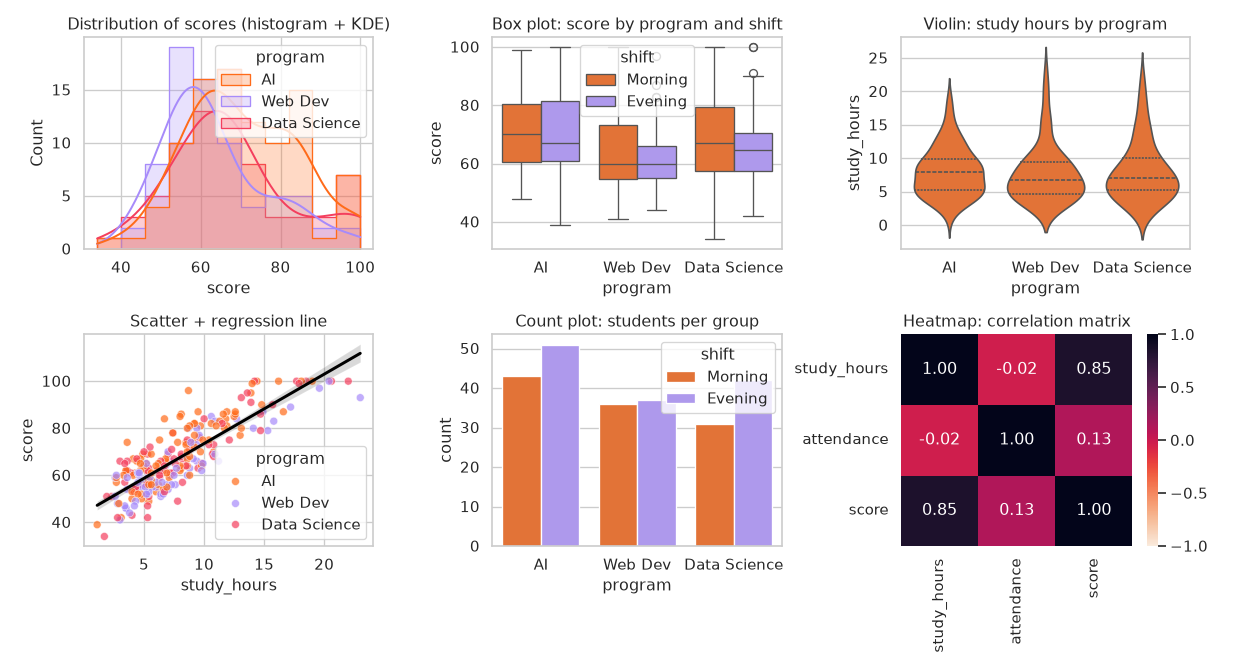

Reproduce this figure in Python.
"""
Session 12 · Example 2: statistical charts with seaborn and pandas plotting
---------------------------------------------------------------------------
seaborn works directly with DataFrames: give it the table and column names.
The dataset is generated with a fixed seed (no internet download needed).
Run:  python session-12_seaborn_pandas.py
"""
import matplotlib
matplotlib.use("Agg")
import matplotlib.pyplot as plt
import numpy as np
import pandas as pd
import seaborn as sns

rng = np.random.default_rng(12)
n = 240
df = pd.DataFrame({
    "program": rng.choice(["AI", "Data Science", "Web Dev"], n, p=[0.4, 0.35, 0.25]),
    "shift": rng.choice(["Morning", "Evening"], n),
    "study_hours": rng.gamma(4, 2, n).round(1),
})
df["attendance"] = np.clip(rng.normal(82, 9, n), 40, 100).round(0)
df["score"] = np.clip(18 + 3.0 * df["study_hours"] + 0.3 * df["attendance"]
                      + df["program"].map({"AI": 3, "Data Science": 1, "Web Dev": -2}) + rng.normal(0, 7, n), 0, 100).round(0)
print(df.head(), "\n")
print(df.groupby("program")[["study_hours", "score"]].mean().round(1), "\n")

sns.set_theme(style="whitegrid", palette=["#FF6B1A", "#A78BFA", "#F43F5E"])
fig, axes = plt.subplots(2, 3, figsize=(13, 7))
sns.histplot(data=df, x="score", hue="program", kde=True, element="step", ax=axes[0, 0])
axes[0, 0].set_title("Distribution of scores (histogram + KDE)")
sns.boxplot(data=df, x="program", y="score", hue="shift", ax=axes[0, 1])
axes[0, 1].set_title("Box plot: score by program and shift")
sns.violinplot(data=df, x="program", y="study_hours", ax=axes[0, 2], inner="quartile")
axes[0, 2].set_title("Violin: study hours by program")
sns.scatterplot(data=df, x="study_hours", y="score", hue="program", alpha=0.7, ax=axes[1, 0])
sns.regplot(data=df, x="study_hours", y="score", scatter=False, color="black", ax=axes[1, 0])
axes[1, 0].set_title("Scatter + regression line")
sns.countplot(data=df, x="program", hue="shift", ax=axes[1, 1])
axes[1, 1].set_title("Count plot: students per group")
corr = df[["study_hours", "attendance", "score"]].corr()
sns.heatmap(corr, annot=True, fmt=".2f", cmap="rocket_r", vmin=-1, vmax=1, ax=axes[1, 2])
axes[1, 2].set_title("Heatmap: correlation matrix")
fig.tight_layout(); fig.savefig("session-12_seaborn_pandas.png", dpi=95)
print("Correlation matrix:\n", corr.round(2), "\n")

# pandas has plotting built in: DataFrame.plot(kind=...)
summary = df.pivot_table(index="program", columns="shift", values="score", aggfunc="mean")
ax = summary.plot(kind="barh", figsize=(6, 3), color=["#FCD34D", "#6B7280"], title="pandas .plot(): mean score")
ax.set_xlabel("mean score"); plt.tight_layout(); plt.savefig("session-12_seaborn_pandas_pandasplot.png", dpi=100)
print("Mean score by program and shift:\n", summary.round(1))
print("\nSaved session-12_seaborn_pandas.png and session-12_seaborn_pandas_pandasplot.png")
